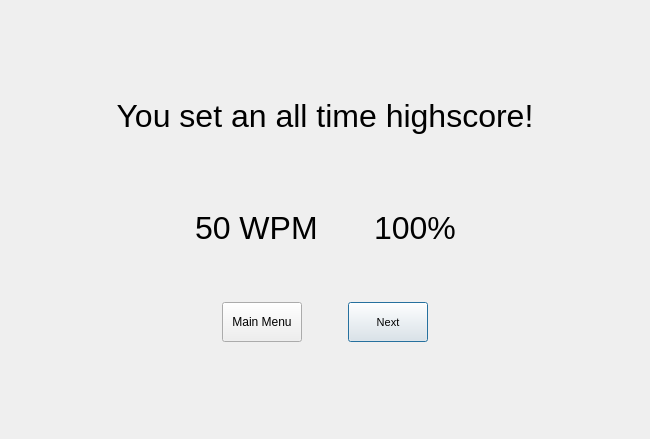
<?xml version="1.0" encoding="UTF-8"?>
<ui version="4.0">
 <class>resultWindow</class>
 <widget class="QWidget" name="resultWindow">
  <property name="geometry">
   <rect>
    <x>0</x>
    <y>0</y>
    <width>650</width>
    <height>439</height>
   </rect>
  </property>
  <property name="acceptDrops">
   <bool>true</bool>
  </property>
  <property name="windowTitle">
   <string>Result</string>
  </property>
  <layout class="QHBoxLayout" name="horizontalLayout">
   <item>
    <spacer name="horizontalSpacer">
     <property name="orientation">
      <enum>Qt::Horizontal</enum>
     </property>
     <property name="sizeHint" stdset="0">
      <size>
       <width>40</width>
       <height>20</height>
      </size>
     </property>
    </spacer>
   </item>
   <item>
    <layout class="QVBoxLayout" name="verticalLayout_2">
     <property name="rightMargin">
      <number>0</number>
     </property>
     <item>
      <spacer name="verticalSpacer_3">
       <property name="orientation">
        <enum>Qt::Vertical</enum>
       </property>
       <property name="sizeHint" stdset="0">
        <size>
         <width>20</width>
         <height>40</height>
        </size>
       </property>
      </spacer>
     </item>
     <item>
      <widget class="QLabel" name="labelHighscoreSet">
       <property name="sizePolicy">
        <sizepolicy hsizetype="Expanding" vsizetype="Preferred">
         <horstretch>0</horstretch>
         <verstretch>0</verstretch>
        </sizepolicy>
       </property>
       <property name="minimumSize">
        <size>
         <width>470</width>
         <height>0</height>
        </size>
       </property>
       <property name="font">
        <font>
         <pointsize>24</pointsize>
         <weight>50</weight>
         <italic>false</italic>
         <bold>false</bold>
        </font>
       </property>
       <property name="styleSheet">
        <string notr="true"/>
       </property>
       <property name="text">
        <string>You set an all time highscore!</string>
       </property>
       <property name="alignment">
        <set>Qt::AlignCenter</set>
       </property>
       <property name="wordWrap">
        <bool>true</bool>
       </property>
      </widget>
     </item>
     <item>
      <spacer name="verticalSpacer_4">
       <property name="orientation">
        <enum>Qt::Vertical</enum>
       </property>
       <property name="sizeType">
        <enum>QSizePolicy::Fixed</enum>
       </property>
       <property name="sizeHint" stdset="0">
        <size>
         <width>20</width>
         <height>40</height>
        </size>
       </property>
      </spacer>
     </item>
     <item>
      <layout class="QHBoxLayout" name="horizontalLayout_3">
       <property name="topMargin">
        <number>30</number>
       </property>
       <item>
        <spacer name="horizontalSpacer_6">
         <property name="orientation">
          <enum>Qt::Horizontal</enum>
         </property>
         <property name="sizeHint" stdset="0">
          <size>
           <width>40</width>
           <height>20</height>
          </size>
         </property>
        </spacer>
       </item>
       <item>
        <widget class="QLabel" name="labelSpeed">
         <property name="sizePolicy">
          <sizepolicy hsizetype="Preferred" vsizetype="Preferred">
           <horstretch>0</horstretch>
           <verstretch>0</verstretch>
          </sizepolicy>
         </property>
         <property name="font">
          <font>
           <pointsize>24</pointsize>
          </font>
         </property>
         <property name="styleSheet">
          <string notr="true"/>
         </property>
         <property name="text">
          <string>50 WPM</string>
         </property>
         <property name="wordWrap">
          <bool>true</bool>
         </property>
        </widget>
       </item>
       <item>
        <spacer name="horizontalSpacer_5">
         <property name="orientation">
          <enum>Qt::Horizontal</enum>
         </property>
         <property name="sizeType">
          <enum>QSizePolicy::Fixed</enum>
         </property>
         <property name="sizeHint" stdset="0">
          <size>
           <width>50</width>
           <height>20</height>
          </size>
         </property>
        </spacer>
       </item>
       <item>
        <widget class="QLabel" name="labelAccuracy">
         <property name="sizePolicy">
          <sizepolicy hsizetype="Preferred" vsizetype="Preferred">
           <horstretch>0</horstretch>
           <verstretch>0</verstretch>
          </sizepolicy>
         </property>
         <property name="font">
          <font>
           <pointsize>24</pointsize>
          </font>
         </property>
         <property name="styleSheet">
          <string notr="true"/>
         </property>
         <property name="text">
          <string>100%</string>
         </property>
         <property name="wordWrap">
          <bool>true</bool>
         </property>
        </widget>
       </item>
       <item>
        <spacer name="horizontalSpacer_4">
         <property name="orientation">
          <enum>Qt::Horizontal</enum>
         </property>
         <property name="sizeHint" stdset="0">
          <size>
           <width>40</width>
           <height>20</height>
          </size>
         </property>
        </spacer>
       </item>
      </layout>
     </item>
     <item>
      <spacer name="verticalSpacer_5">
       <property name="orientation">
        <enum>Qt::Vertical</enum>
       </property>
       <property name="sizeType">
        <enum>QSizePolicy::Fixed</enum>
       </property>
       <property name="sizeHint" stdset="0">
        <size>
         <width>20</width>
         <height>50</height>
        </size>
       </property>
      </spacer>
     </item>
     <item>
      <layout class="QHBoxLayout" name="horizontalLayout_2">
       <property name="topMargin">
        <number>0</number>
       </property>
       <item>
        <spacer name="horizontalSpacer_7">
         <property name="orientation">
          <enum>Qt::Horizontal</enum>
         </property>
         <property name="sizeHint" stdset="0">
          <size>
           <width>40</width>
           <height>20</height>
          </size>
         </property>
        </spacer>
       </item>
       <item>
        <widget class="QPushButton" name="buttonMainMenu">
         <property name="sizePolicy">
          <sizepolicy hsizetype="Preferred" vsizetype="Fixed">
           <horstretch>0</horstretch>
           <verstretch>0</verstretch>
          </sizepolicy>
         </property>
         <property name="minimumSize">
          <size>
           <width>0</width>
           <height>40</height>
          </size>
         </property>
         <property name="cursor">
          <cursorShape>PointingHandCursor</cursorShape>
         </property>
         <property name="text">
          <string>Main Menu</string>
         </property>
         <property name="autoDefault">
          <bool>true</bool>
         </property>
        </widget>
       </item>
       <item>
        <spacer name="horizontalSpacer_8">
         <property name="orientation">
          <enum>Qt::Horizontal</enum>
         </property>
         <property name="sizeType">
          <enum>QSizePolicy::Fixed</enum>
         </property>
         <property name="sizeHint" stdset="0">
          <size>
           <width>40</width>
           <height>20</height>
          </size>
         </property>
        </spacer>
       </item>
       <item>
        <widget class="QPushButton" name="buttonNext">
         <property name="sizePolicy">
          <sizepolicy hsizetype="Preferred" vsizetype="Fixed">
           <horstretch>0</horstretch>
           <verstretch>0</verstretch>
          </sizepolicy>
         </property>
         <property name="minimumSize">
          <size>
           <width>0</width>
           <height>40</height>
          </size>
         </property>
         <property name="font">
          <font>
           <pointsize>8</pointsize>
          </font>
         </property>
         <property name="cursor">
          <cursorShape>PointingHandCursor</cursorShape>
         </property>
         <property name="text">
          <string>Next</string>
         </property>
         <property name="autoDefault">
          <bool>false</bool>
         </property>
         <property name="default">
          <bool>true</bool>
         </property>
        </widget>
       </item>
       <item>
        <spacer name="horizontalSpacer_3">
         <property name="orientation">
          <enum>Qt::Horizontal</enum>
         </property>
         <property name="sizeHint" stdset="0">
          <size>
           <width>40</width>
           <height>20</height>
          </size>
         </property>
        </spacer>
       </item>
      </layout>
     </item>
     <item>
      <spacer name="verticalSpacer">
       <property name="orientation">
        <enum>Qt::Vertical</enum>
       </property>
       <property name="sizeHint" stdset="0">
        <size>
         <width>20</width>
         <height>40</height>
        </size>
       </property>
      </spacer>
     </item>
    </layout>
   </item>
   <item>
    <spacer name="horizontalSpacer_2">
     <property name="orientation">
      <enum>Qt::Horizontal</enum>
     </property>
     <property name="sizeHint" stdset="0">
      <size>
       <width>40</width>
       <height>20</height>
      </size>
     </property>
    </spacer>
   </item>
  </layout>
 </widget>
 <resources/>
 <connections/>
</ui>
